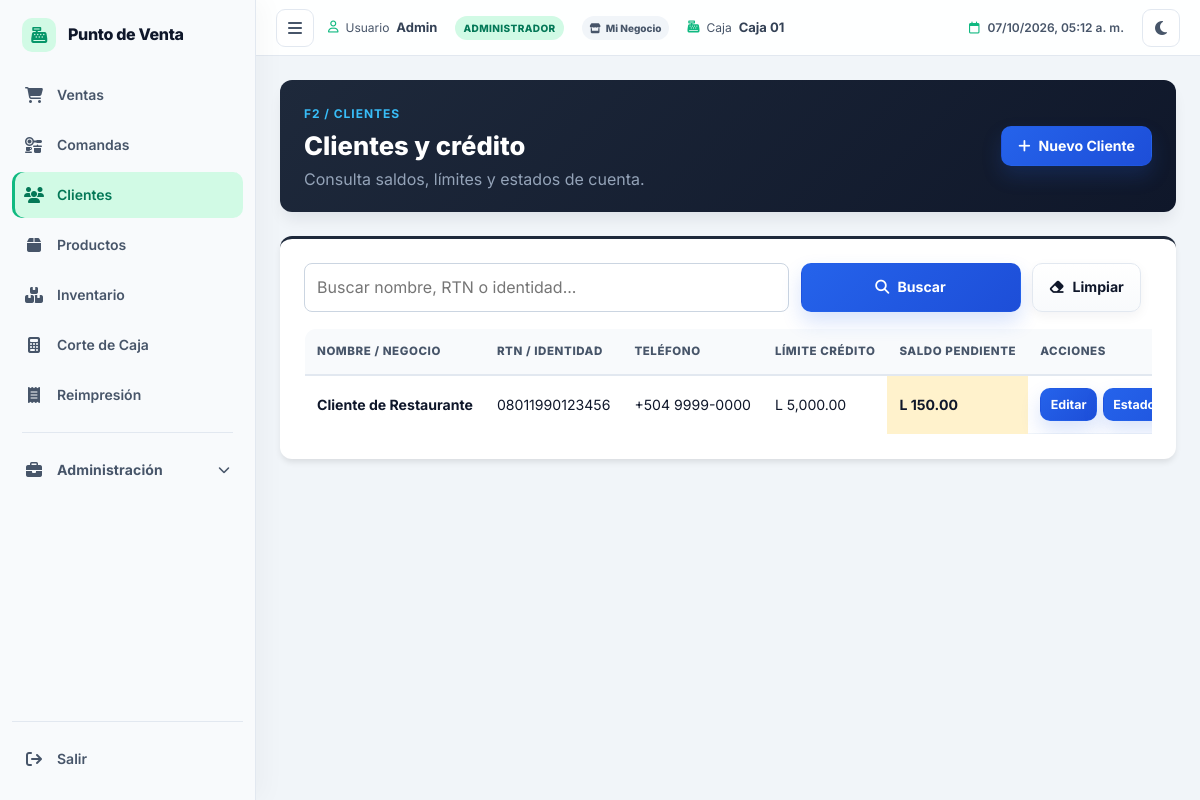
Screenshot of /clientes (signed in) with the database file from the repository.
### tables this page shows
CREATE TABLE `clientes` (
  `id` int NOT NULL AUTO_INCREMENT,
  `rtn_identidad` varchar(30) DEFAULT NULL,
  `nombre` varchar(150) NOT NULL,
  `telefono` varchar(30) DEFAULT NULL,
  `direccion` varchar(255) DEFAULT NULL,
  `limite_credito` decimal(10,2) NOT NULL DEFAULT '0.00',
  `saldo_pendiente` decimal(10,2) NOT NULL DEFAULT '0.00',
  `creado_en` datetime NOT NULL DEFAULT CURRENT_TIMESTAMP,
  PRIMARY KEY (`id`),
  UNIQUE KEY `idx_clientes_rtn` (`rtn_identidad`),
  KEY `idx_clientes_nombre` (`nombre`)
);

### app/Controllers/ClientesController.php (called while the page is built, shortened)
<?php
require_once APP_PATH . 'Models' . DIRECTORY_SEPARATOR . 'Cliente.php';
class ClientesController extends Controller
{
    private $modelo;
    public function __construct()
    {
        $this->modelo = new Cliente();
    }
    public function index()
    {
        $busqueda = trim($_GET['busqueda'] ?? '');
        $clientes = $this->modelo->obtenerTodos($busqueda);
        require APP_PATH . 'Views/clientes/index.php';
    }
}

### public/index.php (called while the page is built, shortened)
<?php
require_once CONFIG_PATH . 'app.php';
require_once CONFIG_PATH . 'database.php';
require_once CORE_PATH . 'Router.php';
$router = new Router();
$router->get('/',      'HomeController@index');
$router->get('/login', 'AuthController@login');
$router->post('/autenticar', 'AuthController@autenticar');
$router->get('/logout', 'AuthController@logout');
$router->post('/cotizaciones/enviar-cocina', 'CotizacionesController@enviarCocina');
$router->get('/cotizaciones/imprimir-comanda/{id}', 'CotizacionesController@imprimirComanda');
$router->post('/cotizaciones/imprimir-comanda/{id}', 'CotizacionesController@imprimirComanda');
$router->get('/cocina', 'CocinaController@index');
$router->post('/cocina/estado-comanda/{id}', 'CocinaController@cambiarEstadoComanda');
$router->post('/cocina/estado-item/{id}', 'CocinaController@cambiarEstadoItem');
$router->get('/ventas', 'VentasController@index');
$router->post('/ventas/buscar-producto', 'VentasController@buscarProducto');
$router->get('/ventas/buscar-producto',  'VentasController@buscarProducto');
$router->get('/ventas/buscar-productos', 'VentasController@buscarProductosAjax');
    $router->post('/ventas/buscar-productos', 'VentasController@buscarProductosAjax');
    $router->get('/ventas/catalogo', 'VentasController@catalogo');
    $router->get('/ventas/historial-hoy', 'VentasController@historialHoy');
$router->get('/ventas/buscarClientePorRtn', 'VentasController@buscarClientePorRtn');
$router->post('/ventas/buscarClientePorRtn', 'VentasController@buscarClientePorRtn');
$router->get('/ventas/buscar-cliente-por-rtn', 'VentasController@buscarClientePorRtn');
$router->post('/ventas/buscar-cliente-por-rtn', 'VentasController@buscarClientePorRtn');
$router->post('/ventas/guardar', 'VentasController@guardarVenta');
$router->get('/ventas/ticket/{id}', 'VentasController@imprimirTicket');
$router->get('/productos', 'ProductosController@index');
$router->get('/productos/exportar-csv', 'ProductosController@exportarCsv');
$router->get('/productos/crear', 'ProductosController@crear');
$router->post('/productos/guardar', 'ProductosController@guardar');
$router->get('/productos/editar/{id}', 'ProductosController@editar');
$router->post('/productos/actualizar/{id}', 'ProductosController@actualizar');
$router->post('/productos/eliminar/{id}', 'ProductosController@eliminar');
$router->get('/categorias', 'CategoriasController@index');
$router->get('/categorias/crear', 'CategoriasController@crear');
$router->post('/categorias/guardar', 'CategoriasController@guardar');
$router->get('/categorias/editar/{id}', 'CategoriasController@editar');
$router->post('/categorias/actualizar/{id}', 'CategoriasController@actualizar');
$router->post('/categorias/eliminar/{id}', 'CategoriasController@eliminar');
$router->get('/inventario', 'InventarioController@index');
$router->post('/inventario/ajustar', 'InventarioController@ajustar');
$router->get('/inventario/bajo-stock', 'InventarioController@bajoStock');
$router->get('/compras', 'ComprasController@index');
$router->get('/compras/buscar-producto', 'ComprasController@buscarProducto');
$router->get('/compras/buscar-proveedores', 'ComprasController@buscarProveedores');
$router->post('/compras/buscar-proveedores', 'ComprasController@buscarProveedores');
$router->post('/compras/guardar-proveedor-ajax', 'ComprasController@guardarProveedorAjax');
$router->post('/compras/guardar', 'ComprasController@guardar');
$router->post('/compras/anular/{id}', 'ComprasController@anular');
$router->get('/compras/ver/{id}', 'ComprasController@ver');
$router->get('/compras/pagos', 'ComprasController@pagos');
$router->post('/compras/abonar', 'ComprasController@abonar');
$router->get('/proveedores', 'ProveedoresController@index');
$router->get('/proveedores/crear', 'ProveedoresController@crear');
$router->post('/proveedores/guardar', 'ProveedoresController@guardar');
$router->get('/proveedores/editar/{id}', 'ProveedoresController@editar');
$router->post('/proveedores/actualizar/{id}', 'ProveedoresController@actualizar');
$router->post('/proveedores/eliminar/{id}', 'ProveedoresController@eliminar');
$router->get('/clientes', 'ClientesController@index');
$router->post('/clientes/guardar', 'ClientesController@guardar');
$router->post('/clientes/guardar-ajax', 'ClientesController@guardarAjax');
$router->get('/clientes/editar/{id}', 'ClientesController@editar');
$router->post('/clientes/actualizar/{id}', 'ClientesController@actualizar');
$router->get('/clientes/estado-cuenta/{id}', 'ClientesController@estadoCuenta');
$router->post('/clientes/abonar', 'ClientesController@abonar');
$router->get('/clientes/abono/ticket/{id}', 'ClientesController@imprimirAbono');
$router->get('/clientes/buscar', 'ClientesController@buscar');
$router->get('/caja', 'CajaController@index');
$router->post('/caja/abrir', 'CajaController@abrir');
$router->post('/caja/movimiento', 'CajaController@movimiento');
$router->get('/caja/corte', 'CajaController@corte');
$router->post('/caja/cerrar', 'CajaController@cerrar');
$router->get('/caja/ticket/{id}', 'CajaController@imprimirCorte');
$router->get('/configuracion', 'ConfiguracionController@index');
$router->post('/configuracion/guardar-empresa', 'ConfiguracionController@guardarEmpresa');
$router->get('/usuarios', 'UsuariosController@index');
$router->get('/usuarios/editar/{id}', 'UsuariosController@editar');
$router->post('/usuarios/guardar', 'UsuariosController@guardar');
$router->post('/usuarios/actualizar/{id}', 'UsuariosController@actualizar');
$router->get('/reportes', 'ReportesController@index');
$router->get('/reportes/filtrar', 'ReportesController@index');
$router->get('/reportes/imprimir', 'ReportesController@imprimir');
$router->get('/reportes/exportar', 'ReportesController@exportar');
$router->get('/soporte', 'SoporteController@index');
$router->get('/comprobantes', 'ComprobantesController@index');
$router->get('/comprobantes/imprimir/{id}', 'ComprobantesController@imprimir');
$router->get('/impresora/imprimir-venta/{id}', 'ImpresoraController@imprimirVenta');
$router->post('/impresora/imprimir-venta/{id}', 'ImpresoraController@imprimirVenta');
$router->post('/impresora/probar', 'ImpresoraController@probar');
$router->post('/impresora/escaneo-lan', 'ImpresoraController@escaneoLan');
$router->get('/auditoria', 'AuditoriaController@index');
$router->get('/auditoria/exportar', 'AuditoriaController@exportar');
$router->procesar();

### config/database.php (called while the page is built, shortened)
<?php
class Database
{
    private static $instancia = null;
    private $pdo;
    private function __construct()
    {
        $host = getenv('DB_HOST') ?: 'localhost';
        $dbname = getenv('DB_NAME') ?: 'web_pdv_food_db';
        $usuario = getenv('DB_USER') ?: 'root';
        $contrasena = getenv('DB_PASS') ?: '';
        $charset = 'utf8mb4';
        $dsn = "mysql:host=$host;dbname=$dbname;charset=$charset";
        $opciones = [
            PDO::ATTR_ERRMODE            => PDO::ERRMODE_EXCEPTION,
            PDO::ATTR_DEFAULT_FETCH_MODE => PDO::FETCH_ASSOC,
            PDO::ATTR_EMULATE_PREPARES   => false,
        ];
        try {
            $this->pdo = new PDO($dsn, $usuario, $contrasena, $opciones);
        } catch (PDOException $e) {
            die('Error de conexión a la base de datos: ' . $e->getMessage());
        }
    }
    public static function getInstancia()
    {
        if (self::$instancia === null) {
            self::$instancia = new self();
        }
        return self::$instancia;
    }
    public function getConexion()
    {
        return $this->pdo;
    }
}

### app/Models/Cliente.php (called while the page is built, shortened)
<?php
class Cliente extends Controller
{
    private $pdo;
    public function __construct()
    {
        $this->pdo = Database::getInstancia()->getConexion();
    }
    public function obtenerTodos($busqueda = '')
    {
        $stmt = $this->pdo->prepare('SELECT * FROM clientes WHERE nombre LIKE :busqueda_nombre OR rtn_identidad LIKE :busqueda_rtn ORDER BY nombre');
        $termino = '%' . $busqueda . '%';
        $stmt->execute([':busqueda_nombre' => $termino, ':busqueda_rtn' => $termino]);
        return $stmt->fetchAll(PDO::FETCH_ASSOC);
    }
}

### config/app.php (called while the page is built, shortened)
<?php
if (!function_exists('formatearMoneda')) {
    function formatearMoneda($monto)
    {
        $montoLimpio = is_numeric($monto) ? (float)$monto : 0.0;
        return MONEDA_SIMBOLO . number_format($montoLimpio, 2, '.', ',');
    }
}

### app/Views/clientes/index.php (the view, shortened to what this page needs)
<?php $tituloPagina = 'Clientes'; require APP_PATH . 'Views/layouts/pos_header.php'; ?>
<section class="catalogo-encabezado">
    <div>
        <span class="eyebrow">F2 / Clientes</span>
        <h1>Clientes y crédito</h1>
        <p>Consulta saldos, límites y estados de cuenta.</p>
    </div>
    <button class="btn-pos btn-pos-primary" type="button" onclick="document.getElementById('nuevo-cliente').hidden=false"><i class="fa-solid fa-plus" aria-hidden="true"></i> Nuevo Cliente</button>
</section>
    <?php require APP_PATH . 'Views/clientes/formulario.php'; ?>
<section class="tarjeta catalogo-panel">
    <form class="filtros-productos" method="GET">
        <input type="search" name="busqueda" value="<?php echo htmlspecialchars($busqueda); ?>" placeholder="Buscar nombre, RTN o identidad...">
        <button class="btn-pos btn-pos-primary" type="submit"><i class="fa-solid fa-magnifying-glass" aria-hidden="true"></i> Buscar</button>
        <a class="btn-pos btn-pos-secondary" href="<?php echo URL_BASE; ?>clientes"><i class="fa-solid fa-eraser" aria-hidden="true"></i> Limpiar</a>
    </form>
    <div class="tabla-responsive">
        <table class="tabla-catalogo">
            <thead>
                <tr>
                    <th>Nombre / Negocio</th>
                    <th>RTN / Identidad</th>
                    <th>Teléfono</th>
                    <th>Límite crédito</th>
                    <th>Saldo pendiente</th>
                    <th>Acciones</th>
                </tr>
            </thead>
            <tbody>
                <?php foreach ($clientes as $cliente): ?>
                    <tr>
                        <td><strong><?php echo htmlspecialchars($cliente['nombre']); ?></strong></td>
                        <td><?php echo htmlspecialchars($cliente['rtn_identidad'] ?? ''); ?></td>
                        <td><?php echo htmlspecialchars($cliente['telefono'] ?? ''); ?></td>
                        <td><?php echo formatearMoneda($cliente['limite_credito']); ?></td>
                        <td class="<?php echo $cliente['saldo_pendiente'] > 0 ? 'stock-bajo' : ''; ?>">
                            <?php echo formatearMoneda($cliente['saldo_pendiente']); ?>
                        </td>
                        <td class="acciones">
                            <a class="btn-pos btn-pos-primary btn-pequeno" href="<?php echo URL_BASE; ?>clientes/editar/<?php echo (int)$cliente['id']; ?>">Editar</a>
                            <a class="btn-pos btn-pos-primary btn-pequeno" href="<?php echo URL_BASE; ?>clientes/estado-cuenta/<?php echo (int)$cliente['id']; ?>">Estado de cuenta</a>
                        </td>
                    </tr>
                <?php endforeach; ?>
            </tbody>
        </table>
    </div>
</section>
<?php require APP_PATH . 'Views/layouts/footer.php'; ?>

### core/Router.php (shortened to what this page needs)
<?php
class Router
{
    private $rutasGet = [];
    private $rutasPost = [];
    public function get($ruta, $controladorMetodo)
    {
        $this->rutasGet[$ruta] = $controladorMetodo;
    }
    public function post($ruta, $controladorMetodo)
    {
        $this->rutasPost[$ruta] = $controladorMetodo;
    }
    public function procesar()
    {
        $metodo = $_SERVER['REQUEST_METHOD'];
        $url = isset($_GET['url']) ? rtrim($_GET['url'], '/') : '/';
        $rutas = $metodo === 'GET' ? $this->rutasGet : $this->rutasPost;
        foreach ($rutas as $ruta => $controladorMetodo) {
            $parametros = $this->coincidirRuta($ruta, $url);
            if ($parametros !== false) {
                $this->invocarControlador($controladorMetodo, $parametros);
                return;
            }
        }
    }
    private function coincidirRuta($ruta, $url)
    {
        $partesRuta = explode('/', trim($ruta, '/'));
        $partesUrl = explode('/', trim($url, '/'));
        if (count($partesRuta) !== count($partesUrl)) {
            return false;
        }
        $parametros = [];
        for ($i = 0; $i < count($partesRuta); $i++) {
            if (strpos($partesRuta[$i], '{') === 0 && strpos($partesRuta[$i], '}') === strlen($partesRuta[$i]) - 1) {
                $nombreParametro = trim($partesRuta[$i], '{}');
                $parametros[$nombreParametro] = $partesUrl[$i];
            } else {
                if ($partesRuta[$i] !== $partesUrl[$i]) {
                    return false;
                }
            }
        }
        return $parametros;
    }
    private function invocarControlador($controladorMetodo, $parametros)
    {
        list($nombreControlador, $nombreMetodo) = explode('@', $controladorMetodo);
        $controlador = new $nombreControlador();
        call_user_func_array([$controlador, $nombreMetodo], [$parametros]);
    }
}

### rows the page displays
clientes: nombre "Cliente de Restaurante", rtn_identidad "08011990123456", telefono "+504 9999-0000", limite_credito "L 5,000.00", saldo_pendiente "L 150.00"
